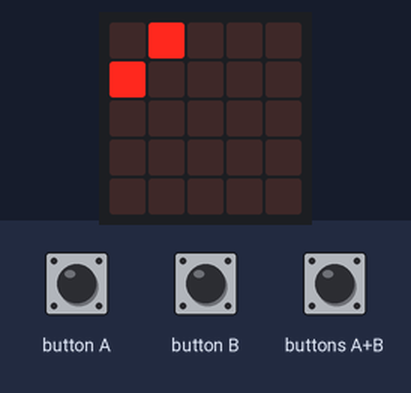
The program below on a simulated BBC micro:bit (MakeCode). Shown: the board's 5×5 LED display. The test bench sets the inputs (shaded band).

Above: at 1.2 s.
1.3 s: buttons A+B pressed for 0.15 s
At 5.1 s:
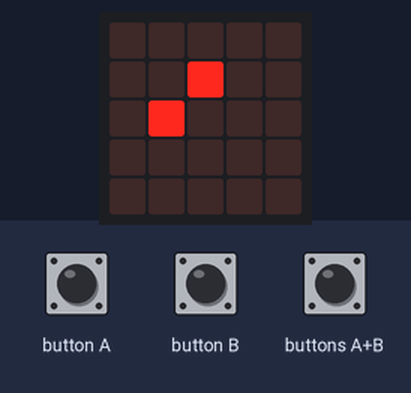
At 8.5 s:
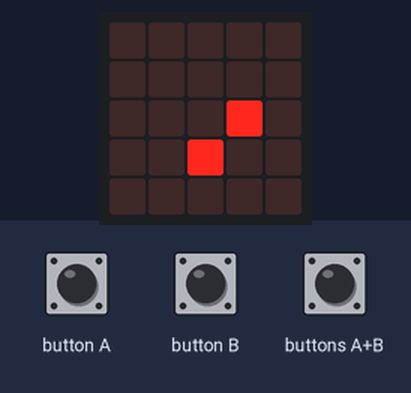
Timing chart, 0 to 10.0 s (numbered marks = the images above; inputs shaded):
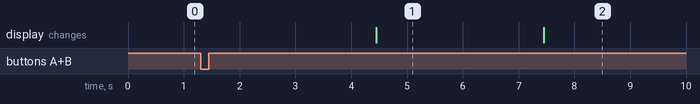

The program:

main.ts
```typescript
let x = 1
let y = 0
let display = 5
led.plot(x, y)
led.plot(x - 1, y + 1)
input.onButtonPressed(Button.AB, function on_button_pressed_ab() {
    let x: number;
    let y: number;
    while (true) {
        x = 1
        y = 0
        for (let i = 0; i < display - 1; i++) {
            basic.clearScreen()
            led.plot(x, y)
            led.plot(x - 1, y + 1)
            basic.pause(3000)
            x += 1
            y += 1
        }
    }
})
```

test.ts
```typescript
// Tady jsou testy. Při použití tohoto balíčku jako rozšíření nebude zkompilováno.
```

Measured:
- after the input at 1.3 s, the display: changes after 3.2 s (image 1)
- what the display in image 1 shows lasts 3.0 s, from 4.5 s to 7.5 s
